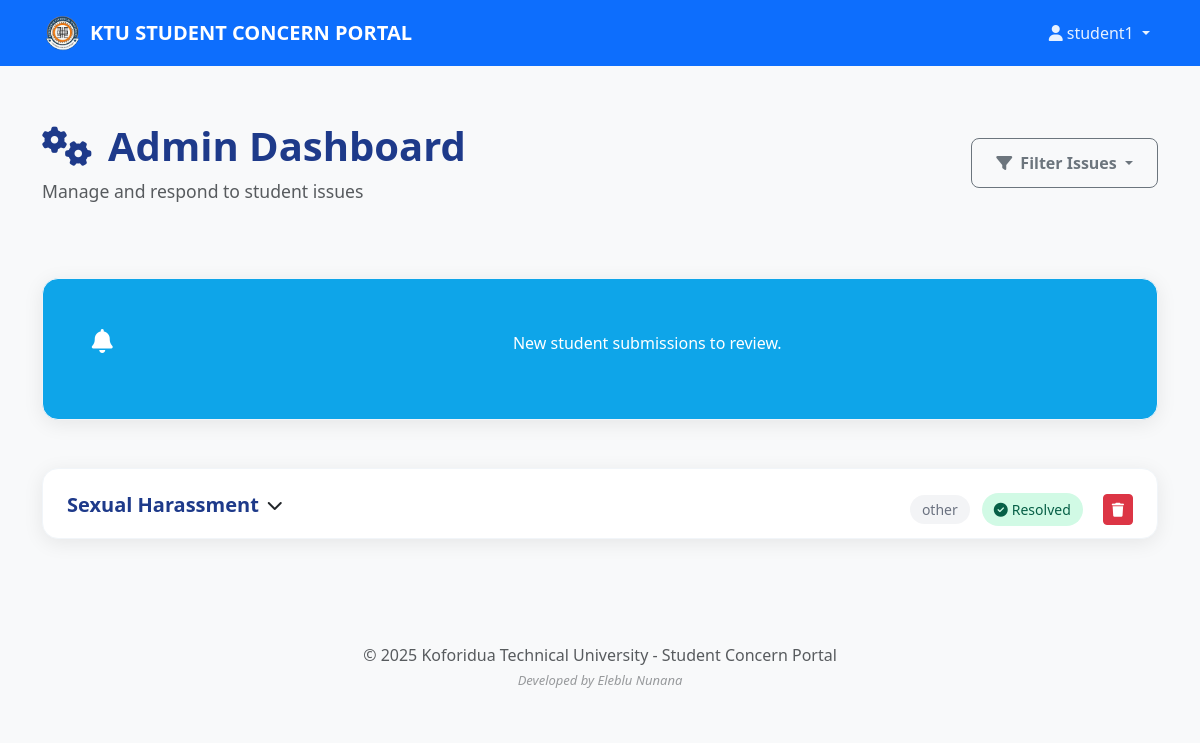
Screenshot of /admin/dashboard (signed in) with the database file from the repository.
### tables this page shows
CREATE TABLE "users" (
        id INTEGER PRIMARY KEY AUTOINCREMENT,
        username TEXT UNIQUE NOT NULL,
        password TEXT NOT NULL,
        role TEXT NOT NULL CHECK (role IN ('student', 'admin', 'subadmin'))
    );

CREATE TABLE issues (
    id INTEGER PRIMARY KEY AUTOINCREMENT,
    student_id INTEGER NOT NULL,
    subject TEXT NOT NULL,
    category TEXT NOT NULL,
    message TEXT NOT NULL,
    status TEXT NOT NULL DEFAULT 'pending' CHECK (status IN ('pending', 'in_progress', 'resolved')),
    response TEXT,
    created_at TIMESTAMP DEFAULT CURRENT_TIMESTAMP,
    FOREIGN KEY (student_id) REFERENCES users (id)
);

### admin_routes.py (the view)
@admin_bp.route('/admin/dashboard')
def admin_dashboard():
    from app import parse_datetime
    conn = get_db_connection()
    issues = conn.execute('SELECT issues.*, users.username FROM issues JOIN users ON issues.student_id = users.id ORDER BY issues.created_at DESC').fetchall()
    conn.close()
    return render_template('admin_dashboard.html', issues=issues, parse_datetime=parse_datetime)

### admin_routes.py (called while the page is built)
def get_db_connection():
    conn = sqlite3.connect('university_issues.db')
    conn.row_factory = sqlite3.Row
    return conn

### app.py (called while the page is built)
def parse_datetime(date_string):
    if not date_string:
        return 'Unknown date'
    try:
        dt = datetime.strptime(date_string, '%Y-%m-%d %H:%M:%S')
        return dt.strftime('%B %d, %Y at %I:%M %p')
    except:
        return date_string

@app.before_request
def load_logged_in_user():
    username = session.get('username')
    if username is None:
        g.user = None
    else:
        conn = get_db_connection()
        user = conn.execute('SELECT * FROM users WHERE username = ?', (username,)).fetchone()
        conn.close()
        if user is None:
            g.user = None
        else:
            g.user = {"username": user["username"], "role": user["role"]}

def get_db_connection():
    conn = sqlite3.connect('university_issues.db')
    conn.row_factory = sqlite3.Row
    return conn

### templates/admin_dashboard.html (shortened to what this page needs)
{% extends "base.html" %}
{% block content %}
<div class="dashboard-container">
    <div class="dashboard-header">
        <div class="d-flex justify-content-between align-items-center">
            <div>
                <h1 class="dashboard-title">
                    <i class="fas fa-cogs me-3"></i>Admin Dashboard
                </h1>
                <p class="dashboard-subtitle text-muted">Manage and respond to student issues</p>
            </div>
<div class="header-actions d-none d-md-block">
    <div class="btn-group">
        <button type="button" class="btn btn-outline-secondary dropdown-toggle" data-bs-toggle="dropdown">
            <i class="fas fa-filter me-2"></i>Filter Issues
        </button>
    </div>
</div>
        </div>
    </div>
    <div class="row g-4 mb-5">
        <div class="col-12 notification-card">
            <div class="stat-card bg-info text-white d-flex align-items-center justify-content-center w-100">
                <div class="stat-card-content d-flex align-items-center justify-content-center w-100">
                    <div class="stat-icon me-3">
                        <i class="fas fa-bell"></i>
                    </div>
                    <div class="text-center w-100">
                        <p class="mb-0">New student submissions to review.</p>
                    </div>
                </div>
            </div>
        </div>
    </div>
    <div class="admin-issues-container">
        {% if issues %}
            {% for issue in issues %}
            <div class="admin-issue-card">
            <div class="admin-issue-header" data-bs-toggle="collapse" data-bs-target="#collapseIssue{{ issue.id }}" aria-expanded="false" aria-controls="collapseIssue{{ issue.id }}" style="cursor: pointer;">
                <div class="issue-info d-flex align-items-center">
                    <h4 class="admin-issue-title mb-0 me-2">{{ issue.subject }}</h4>
                    <i class="fas fa-chevron-down ms-auto toggle-icon"></i>
                </div>
                <div class="issue-meta">
                    <span class="category-badge">{{ issue.category }}</span>
                    {% if issue.status == 'pending' %}
                        <span class="status-badge pending">
                            <i class="fas fa-clock me-1"></i>Pending
                        </span>
                    {% elif issue.status == 'in_progress' %}
                        <span class="status-badge progress">
                            <i class="fas fa-cog me-1"></i>In Progress
                        </span>
                    {% elif issue.status == 'resolved' %}
                        <span class="status-badge resolved">
                            <i class="fas fa-check-circle me-1"></i>Resolved
                        </span>
                    {% endif %}
                    <button type="button" class="btn btn-danger btn-sm ms-2" data-bs-toggle="modal" data-bs-target="#deleteAdminModal{{ issue.id }}">
                        <i class="fas fa-trash"></i>
                    </button>
                </div>
            </div>
            </div>
            {% endfor %}
        {% endif %}
    </div>
</div>
{% endblock %}

### templates/base.html (shortened to what this page needs)
<!DOCTYPE html>
<html lang="en">
<head>
    <link href="https://cdn.jsdelivr.net/npm/bootstrap@5.3.0/dist/css/bootstrap.min.css" rel="stylesheet">
    <link href="https://cdnjs.cloudflare.com/ajax/libs/font-awesome/6.4.0/css/all.min.css" rel="stylesheet">
    <link href="{{ url_for('static', filename='style.css') }}" rel="stylesheet">
</head>
<body>
    <nav class="navbar navbar-expand-lg navbar-dark bg-primary">
        <div class="container">
            <a class="navbar-brand d-flex align-items-center" href="{{ url_for('index') }}">
                <img src="{{ url_for('static', filename='ktu-logo.png') }}" alt="KTU Logo" width="40" height="40" class="me-2">
                <span>KTU STUDENT CONCERN PORTAL</span>
            </a>
            <div class="collapse navbar-collapse" id="navbarSupportedContent">
                {% if g.user %}
                <ul class="navbar-nav ms-auto mb-2 mb-lg-0">
                    <li class="nav-item dropdown">
                        <a class="nav-link dropdown-toggle" href="#" role="button" data-bs-toggle="dropdown" aria-expanded="false">
                            <i class="fas fa-user me-1"></i>{{ g.user.username }}
                        </a>
                    </li>
                </ul>
                {% endif %}
            </div>
        </div>
    </nav>
    <main class="container mt-4">
        {% block content %}{% endblock %}
    </main>
    <footer class="bg-light mt-5 py-4">
        <div class="container text-center">
                <p class="mb-0 text-muted">
                &copy; 2025 Koforidua Technical University - Student Concern Portal<br>
               <i style="font-size: small;"> Developed by Eleblu Nunana</i>
        </div>
    </footer>
</body>
</html>

### static/style.css (style rules this page uses)
:root { --ktu-primary: #1e3a8a; --ktu-secondary: #f59e0b; --ktu-accent: #059669; --ktu-orange: #ff6b35; --ktu-blue: #1a365d; }
body { font-family: 'Segoe UI', Tahoma, Geneva, Verdana, sans-serif; background-color: #f8f9fa; }
.navbar-brand { font-weight: 600; font-size: 1.25rem; }
.navbar-dark .navbar-nav .nav-link { color: rgba(255, 255, 255, 0.9); }
footer { margin-top: auto; }
.btn { transition: all 0.2s ease-in-out; }
.text-muted i { opacity: 0.6; }
.bg-info { background-color: #0ea5e9 !important; }
.container { animation: fadeIn 0.5s ease-in-out; }
.dashboard-container { padding: 2rem 0; }
.dashboard-header { margin-bottom: 3rem; padding-bottom: 1.5rem; border-bottom: 2px solid #f8f9fa; }
.dashboard-title { font-size: 2.5rem; font-weight: 700; color: var(--ktu-primary); margin-bottom: 0.5rem; }
.dashboard-subtitle { font-size: 1.1rem; margin-bottom: 0; }
.header-actions .btn { font-weight: 600; padding: 0.75rem 1.5rem; border-radius: 8px; transition: all 0.3s ease; }
.stat-card { background: white; border-radius: 16px; padding: 2rem; box-shadow: 0 4px 20px rgba(0, 0, 0, 0.08); border: 1px solid #f1f5f9; transition: all 0.3s ease; height: 100%; }
.stat-card-content { display: flex; align-items: center; gap: 1.5rem; margin-bottom: 1rem; }
.stat-icon { width: 60px; height: 60px; border-radius: 50%; display: flex; align-items: center; justify-content: center; font-size: 1.5rem; color: white; }
.issue-meta { display: flex; gap: 1rem; margin-bottom: 0.75rem; }
.status-badge { padding: 0.375rem 0.75rem; border-radius: 20px; font-size: 0.875rem; font-weight: 500; display: inline-flex; align-items: center; }
.status-badge.resolved { background: #d1fae5; color: #065f46; }
.category-badge { background: #f3f4f6; color: #6b7280; padding: 0.25rem 0.75rem; border-radius: 20px; font-size: 0.875rem; font-weight: 500; }
.admin-issues-container { display: flex; flex-direction: column; gap: 2rem; }
.admin-issue-card { background: white; border-radius: 16px; box-shadow: 0 4px 20px rgba(0, 0, 0, 0.08); border: 1px solid #f1f5f9; overflow: hidden; }
.admin-issue-header { display: flex; justify-content: space-between; align-items: flex-start; padding: 1.5rem 1.5rem 0; }
.admin-issue-title { font-size: 1.25rem; font-weight: 600; color: var(--ktu-primary); margin-bottom: 0.5rem; }
.issue-meta { display: flex; align-items: center; gap: 0.75rem; }

### rows the page displays
users: user.username "student1"
issues: subject "Sexual Harassment", category "other", status "resolved" (drawn)
